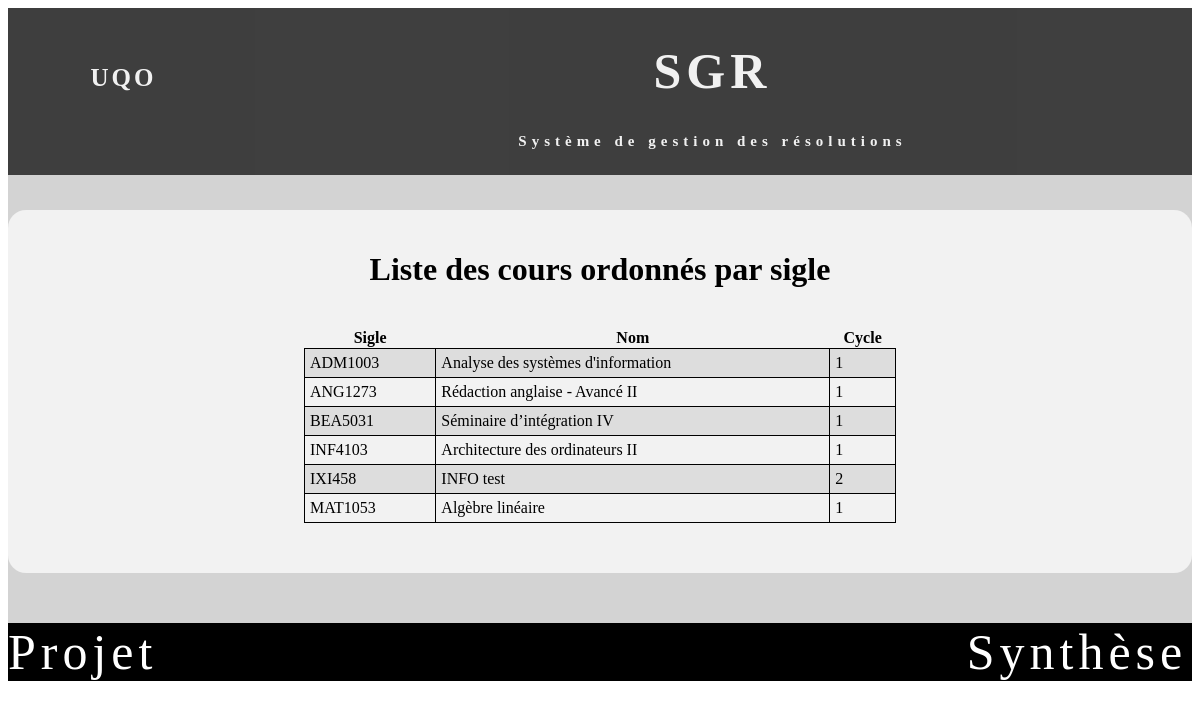
The page /popUp.php?action=voirAllCour on the database its author committed.
### tables this page shows
CREATE TABLE IF NOT EXISTS `cour` (
  `Sigle` varchar(10) NOT NULL,
  `NomCours` varchar(100) NOT NULL,
  `Cycle` int(2) DEFAULT NULL,
  PRIMARY KEY (`Sigle`),
  UNIQUE KEY `Sigle` (`Sigle`)
);

### controller/controlPublique.php (called while the page is built, shortened)
<?php
class controlPublique {
    private $vue;
    private $modelCour;
    function __construct() {
        $this->vue = new VuePublique();
        $this->modelCour = new Cour();
    }
    public function allCour() {
        $allCour = $this->modelCour->allCourTrie();
        $this->vue->afficherCour($allCour);
    }
}

### model/cour.php (called while the page is built, shortened)
<?php
class Cour {
    private $sigle;
    private $nom;
    private $cycle;
    function creerCour($s, $n, $c) {
        $cour = new Cour();
        $cour->sigle = $s;
        $cour->nom = $n;
        $cour->cycle = $c;
        return ($cour);
    }
    function allCourTrie() {
        $bdd = new ConnexionBDD();
        $sql = "SELECT * FROM cour ORDER BY Sigle ASC";
        $result = mysqli_query($bdd->getConnexionBDD(), $sql);
        $allCour = array();
        while ($row = mysqli_fetch_array($result)) {
            $cour = $this->creerCour($row["Sigle"], $row["NomCours"], $row["Cycle"]);
            array_push($allCour, $cour);
        }
        return($allCour);
    }
    function getSigle() {
        return $this->sigle;
    }
    function getNom() {
        return $this->nom;
    }
    function getCycle() {
        return $this->cycle;
    }
}

### model/connexionBDD.php (called while the page is built, shortened)
<?php
class  ConnexionBDD
{
    private  $con;
    function __construct()
    {
        $this->con = mysqli_connect("localhost","root","","decanat");
        $this->con->set_charset('utf8');
    }
    public function getConnexionBDD() {
     return  $this->con;
   }
}
?>

### view/vuePublique.php (the view, shortened to what this page needs)
<?php
class VuePublique {
    public function afficherCour($cour) {
        echo('<div id="divconsult">
         <h1>Liste des cours ordonnés par sigle </h1><br>
         <center>
            <table  class="table3" >
        <tr>
            <th>Sigle</th>
            <th>Nom</th>
            <th>Cycle</th>
        </tr>');
        foreach ($cour as $value) {
            echo('<tr><td>' . $value->getSigle() . '</td>
                    <td>' . $value->getNom() . '</td>
                    <td>' . $value->getCycle() . '</td></tr>' );
        }
        echo('</table></center></div>');
    }
}

### css/stylesheet.css (style rules this page uses)
html, body { height: 100%; }
#divconsult { height: 70%; margin-top: 35px; margin-bottom: 50px; padding-top: 20px; padding-bottom: 50px; border-radius: 18px; background-color: #f2f2f2; text-align: center; }
.table3 { width: 50%; border-collapse: collapse; }
.table3 td { text-align: left; padding: 5px; border: 1px solid black; }
.table3 tr:nth-child(even) { background-color: #dddddd; }

### rows shown on the page
cour: Sigle "ADM1003", NomCours "Analyse des systèmes d'information", Cycle "1"
cour: Sigle "ANG1273", NomCours "Rédaction anglaise - Avancé II", Cycle "1"
cour: Sigle "BEA5031", NomCours "Séminaire d’intégration IV", Cycle "1"
cour: Sigle "INF4103", NomCours "Architecture des ordinateurs II", Cycle "1"
cour: Sigle "IXI458", NomCours "INFO test", Cycle "2"
cour: Sigle "MAT1053", NomCours "Algèbre linéaire", Cycle "1"
